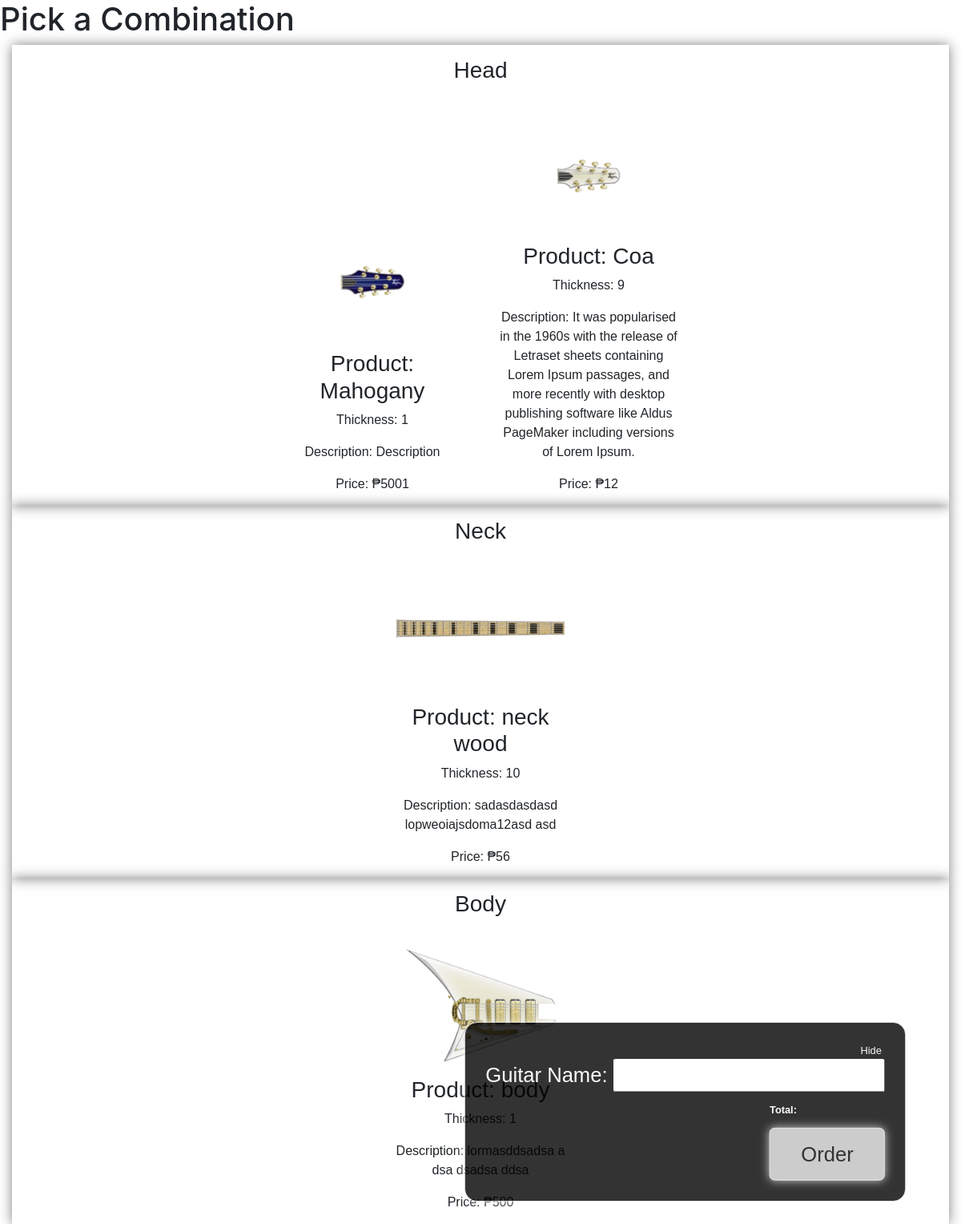
The page /client/guitarbuilder.php on the database its author committed.
### tables this page shows
CREATE TABLE IF NOT EXISTS `tbl_parts` (
  `id` int(11) NOT NULL AUTO_INCREMENT,
  `part_type` char(1) DEFAULT NULL COMMENT '1 = head 2  = neck 3 = body',
  `part_name` varchar(100) DEFAULT NULL,
  `thickness` varchar(100) DEFAULT NULL,
  `description` text,
  `image` text,
  `price` decimal(10,0) DEFAULT NULL,
  PRIMARY KEY (`id`)
);

### client/guitarbuilder.php (the view, shortened to what this page needs)
<?php
    require_once('includes/sources/head.php');
?>
<!DOCTYPE html PUBLIC "-//W3C//DTD XHTML 1.0 Transitional//EN" "http://www.w3.org/TR/xhtml1/DTD/xhtml1-transitional.dtd">
<html xmlns="http://www.w3.org/1999/xhtml">
<head>
</head>
<body>
</body>
    <h1>Pick a Combination</h1>
        <div class="guitar-parts-group">
    <h3>Head</h3>
<?php
    $sql = "SELECT id, part_name, thickness, description, image, price FROM tbl_parts WHERE part_type = 1";
    $result = $con->query($sql);
    while ($row = $result->fetch_object()){
        $id = $row->id;
        $product = $row->part_name;
        $thickness = $row->thickness;
        $desc = $row->description;
        $price = $row->price;
        $img_src = $row->image;
        echo'<div class="guitar-container" onclick="headSelect('.$id.')">
                <div class="img-wrap">
                    <img src="../images/'.$img_src.'">
                </div>
                <h3>Product: '.$product.'</h3>
                <p>Thickness: '.$thickness.'</p>
                <p>Description: '.$desc.'</p>
                <p>Price: ₱'.$price.'</p>
            </div>';
    }
?>
    </div>
    <div class="guitar-parts-group">
    <h3>Neck</h3>
<?php
    $sql = "SELECT id, part_name, thickness, description, image, price FROM tbl_parts WHERE part_type = 2";
    $result = $con->query($sql);
    while ($row = $result->fetch_object()){
        $id = $row->id;
        $product = $row->part_name;
        $thickness = $row->thickness;
        $desc = $row->description;
        $price = $row->price;
        $img_src = $row->image;
        echo'<div class="guitar-container" onclick="neckSelect('.$id.')">
                <div class="img-wrap">
                    <img src="../images/'.$img_src.'">
                </div>
                <h3>Product: '.$product.'</h3>
                <p>Thickness: '.$thickness.'</p>
                <p>Description: '.$desc.'</p>
                <p>Price: ₱'.$price.'</p>
            </div>';
    }
?>
    </div>
    <div class="guitar-parts-group">
    <h3>Body</h3>
<?php
    $sql = "SELECT id, part_name, thickness, description, image, price FROM tbl_parts WHERE part_type = 3";
    $result = $con->query($sql);
    while ($row = $result->fetch_object()){
        $id = $row->id;
        $product = $row->part_name;
        $thickness = $row->thickness;
        $desc = $row->description;
        $price = $row->price;
        $img_src = $row->image;
        echo'<div class="guitar-container" onclick="bodySelect('.$id.')">
                <div class="img-wrap">
                    <img src="../images/'.$img_src.'">
                </div>
                <h3>Product: '.$product.'</h3>
                <p>Thickness: '.$thickness.'</p>
                <p>Description: '.$desc.'</p>
                <p>Price: ₱'.$price.'</p>
            </div>';
    }
?>
    </div>
    <div class="guitar-combine">
        <div class="hide" onclick="hideGuitar()">Hide</div>
        <div class="guitar-combine-img">
        </div>
        <div class="guitar-combine-img">
        </div>
        <div class="guitar-combine-img">
        </div>
        <p class="guitar-name">Guitar Name: <input type="text" id="guitar-name" /></p>
        <div id="price">
            <p><b>Total: </b><span id="guitar-total"></span></p>
            <div id="submit-guitar" onclick="submitGuitar()">Order</div>
        </div>
    </div>
</html>

### client/includes/sources/head.php (shortened to what this page needs)
<!DOCTYPE html>
<html>
    <head>
        <link rel="stylesheet" href="../bootstrap/css/bootstrap.min.css">

### client/guitarbuilder.php (style rules this page uses)
* { padding: 0; margin: 0; box-sizing: border-box; font-family: sans-serif; }
.guitar-parts-group { box-shadow: 0 0 15px rgba(0,0,0,0.5); margin: 0 15px; padding: 15px; text-align: center; }
.guitar-container { display: inline-block; padding: 10px; width: 250px; height: 300px; margin: 10px; text-align: center; line-height: 1.5rem; transition-duration: 350ms; transition-property: background, color; }
.img-wrap { width: 100%; padding: 10px; }
.img-wrap img { max-width: 100%; height:150px; }
.guitar-combine { z-index: 50; position: fixed; right: 0; bottom: 0; border: 1px solid #fafafa; transform: scale(0.8); background: rgba(0,0,0,0.8); box-shadow: 0 0 15px rgba(255,255,255,0.8); padding: 2em; border-radius: 20px; }
.guitar-combine-img { display: inline-block; width:30%; }
.hide { float: right; color: #fafafa; padding-right: 5px; cursor: pointer; }
#price { color: #fafafa; float: right; }
#submit-guitar { background: #ccc; color: #333; border-radius: 8px; border: 1px solid #fafafa; box-shadow: 0 0 15px rgba(255,255,255,0.8); padding: 0.5em 1.5em; font-size: 2rem; cursor: pointer; margin-top: 10px; }
.guitar-name { color: #fafafa; font-size: 2rem; }

### rows shown on the page
tbl_parts: image (picture), part_name "Mahogany", thickness "1", description "Description", price "5001"
tbl_parts: image (picture), part_name "Coa", thickness "9", description "It was popularised in the 1960s with the release of Letraset sheets containing Lorem Ipsum passages, and more recently with desktop publishing software like Aldus PageMaker including versions of Lorem Ipsum.", price "12"
tbl_parts: image (picture), part_name "neck wood", thickness "10", description "sadasdasdasd lopweoiajsdoma12asd asd", price "56"
tbl_parts: image (picture), part_name "body", thickness "1", description "lormasddsadsa a dsa dsadsa ddsa", price "500"
